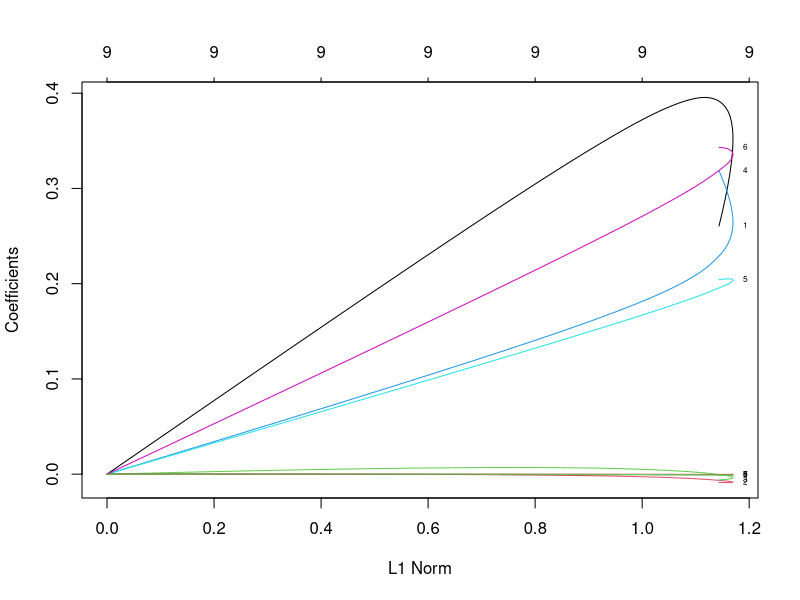
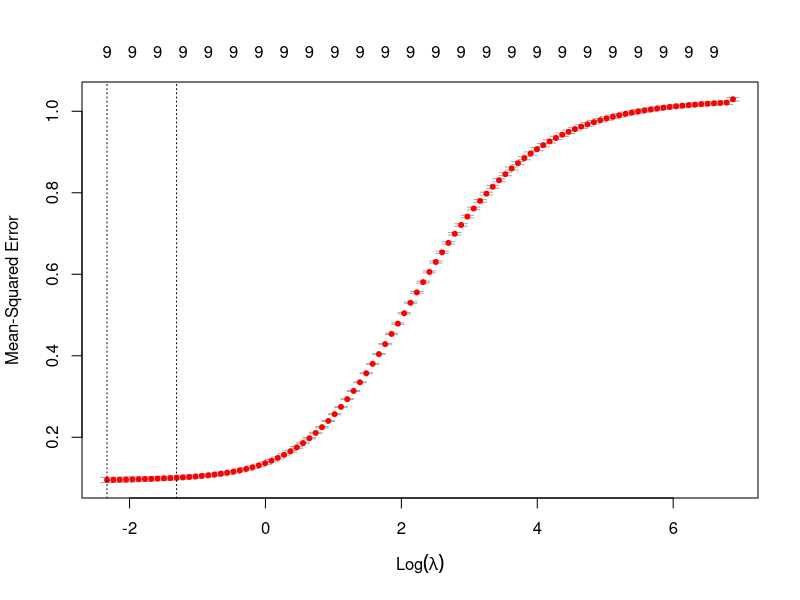
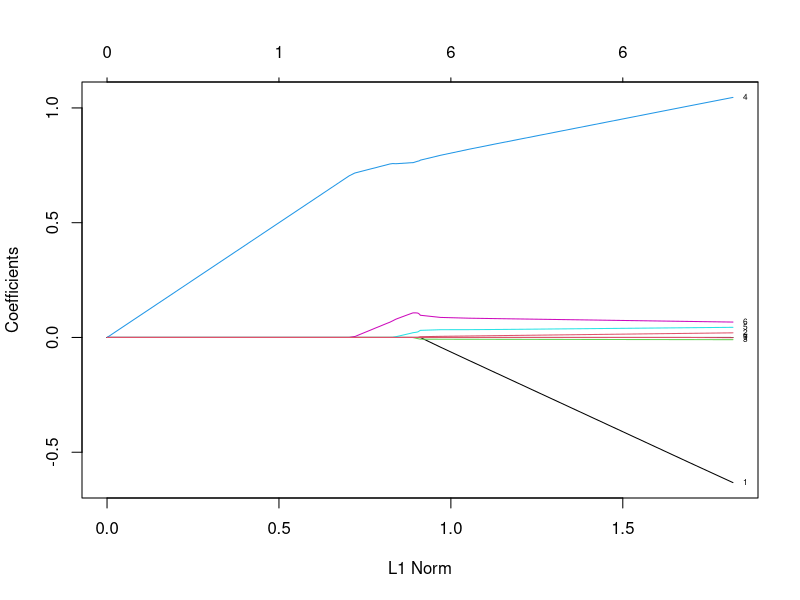
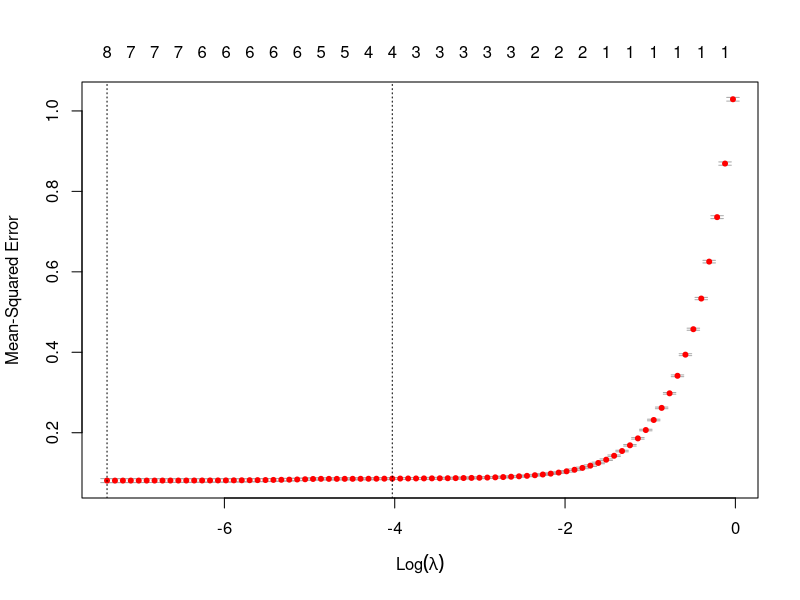

Generate these figures, in order, with R: (Note: this script raises an error after producing the figures.)
# Activity 1: Diamonds Dataset

require(ggplot2)
install.packages("glmnet", dependencies=TRUE)
require(glmnet)

data("diamonds")
summary(diamonds)
dim(diamonds)      #dimension of the dataset

diamonds.lm = lm(formula = log(price) ~ carat+depth+table+x+y+z, data=diamonds)
summary(diamonds.lm)

# small p-value of the F-statistic suggests relationship between 
# one or more predictors and the response. 
# p-values for individual predictors are all statistically significant

# Create 3 random variables
set.seed(0)
P1 = rnorm(n=53940, mean=0, sd=1)
P2 = rnorm(n=53940, mean=0, sd=1)
P3 = rnorm(n=53940, mean=0, sd=1)

# Append random variables to datasets
diamonds_ext = cbind(diamonds,P1,P2,P3)

# Repeat least squares modelling with new dataset
diamonds_ext.lm = lm(formula = log(price) ~ carat+depth+table+x+y+z+P1+P2+P3,
                     data=diamonds_ext)
summary(diamonds_ext.lm)

# p-values for 3 new variables are not statistically significant

# Apply Ridge Regression and the Lasso 
X = model.matrix(log(price) ~ carat+depth+table+x+y+z+P1+P2+P3,
                 data=diamonds_ext)
head(X)   # View first few rows of X
X = X[,-1] # Remove first column of X
head(X)

# Get response variable ready (price) as corresponding column
Y = diamonds_ext$price
Y = log(Y)

# Perform Ridge Regression by calling glmnet w/ alpha=0
ridge = glmnet(X,Y,alpha = 0)
plot(ridge,label=TRUE)

# Run cross validation for ridge & visualise
cv_ridge = cv.glmnet(X,Y,alpha=0)
plot(cv_ridge)

# Check lambda values
cv_ridge$lambda.min
cv_ridge$lambda.1se
cv_ridge$lambda

# Check coefficients for each model
coef(cv_ridge, s=cv_ridge$lambda.min)
coef(cv_ridge, s = cv_ridge$lambda.1se)
coef(cv_ridge)

# coef(cv_ridge) == coef(cv_ridge, s = cv_ridge$lambda.1se)
# coef for 3 random variables are small but not zero
# Because ridge regression performs regularisation but not variable selection

# Perform using Lasso (alpha=1) instead 
lasso=glmnet(X,Y,alpha = 1)
plot(lasso,label = TRUE)

# Run cross validation
cv_lasso = cv.glmnet(X,Y,alpha=1)
plot(cv_lasso)

# Check lambda values
cv_lasso$lambda.min
cv_lasso$lambda.1se
cv_lasso$lambda

# Check coefficients
coef(cv_lasso)
# See that coefficients (including 3 random variables) are shrunk to zero

# Compare best cross-validated MSE for ridge and lasso
min(cv_ridge$cvm)
min(cv_lasso$cvm)
# See that lasso achieves smaller estimated error in the dataset




# Activity 2: American Football Punting dataset

summary(punting)
dim(punting)

# (i) Distance as a response for all variables except Hang
# (a) Standard Least Squares
punting.lm = lm(formula = Distance ~ . -Hang, data = punting)
summary(punting.lm)
# Individual results are not statistically significant

# (b) Ridge regression
X = model.matrix(Distance ~ . -Hang, data=punting)
X = X[,-1]
Y = punting$Distance
ridge=glmnet(X,Y,alpha=0)
plot(ridge,label=TRUE)
cv_ridge = cv.glmnet(X,Y,alpha=0)
plot(cv_ridge)
cv_ridge$lambda.min
cv_ridge$lambda.1se
coef(cv_ridge)
# cross-validated plot shows that regularisation improves the test MSE, 
# which reaches a minimum before it starts increasing again
# However, all model coefficients are non-zero

# (c) lasso
lasso = glmnet(X,Y,alpha=1)
plot(lasso,label = TRUE)
cv_lasso = cv.glmnet(X,Y,alpha=1)
plot(cv_lasso)
cv_lasso$lambda.min
cv_lasso$lambda.1se
coef(cv_lasso)
# Ridge regression appears to be the best


# (ii) Hang as a function of all variables except Distance.

summary(punting)
dim(punting)

# (a) Standard Least Squares
punting.lm = lm(formula = Hang ~. -Distance, data = punting)
summary(punting.lm)
# Adjusted R2 and p-values suggest a slightly stronger relationship between 
# the predictors and Hang as response, when compared to Distance as response

# (b) Ridge regression
X <- model.matrix(Hang ~. -Distance, data = punting)
X <- X[,-1]
Y <- punting$Hang
# Ridge Regression
ridge = glmnet(X,Y,alpha=0)
plot(ridge,label=TRUE)
cv_ridge = cv.glmnet(X,Y,alpha=0)
plot(cv_ridge)
cv_ridge$lambda.min
cv_ridge$lambda.1se
coef(cv_ridge)

# (c) lasso
lasso = glmnet(X,Y,alpha=1) 
plot(lasso,label=TRUE)
cv_lasso = cv.glmnet(X,Y,alpha=1) 
plot(cv_lasso)
cv_lasso$lambda.min
cv_lasso$lambda.1se
coef(cv_lasso)
# minimal  difference between performance of Ridge Regression and  Lasso
# Lasso results in a simpler model though, with only 3 predictors
